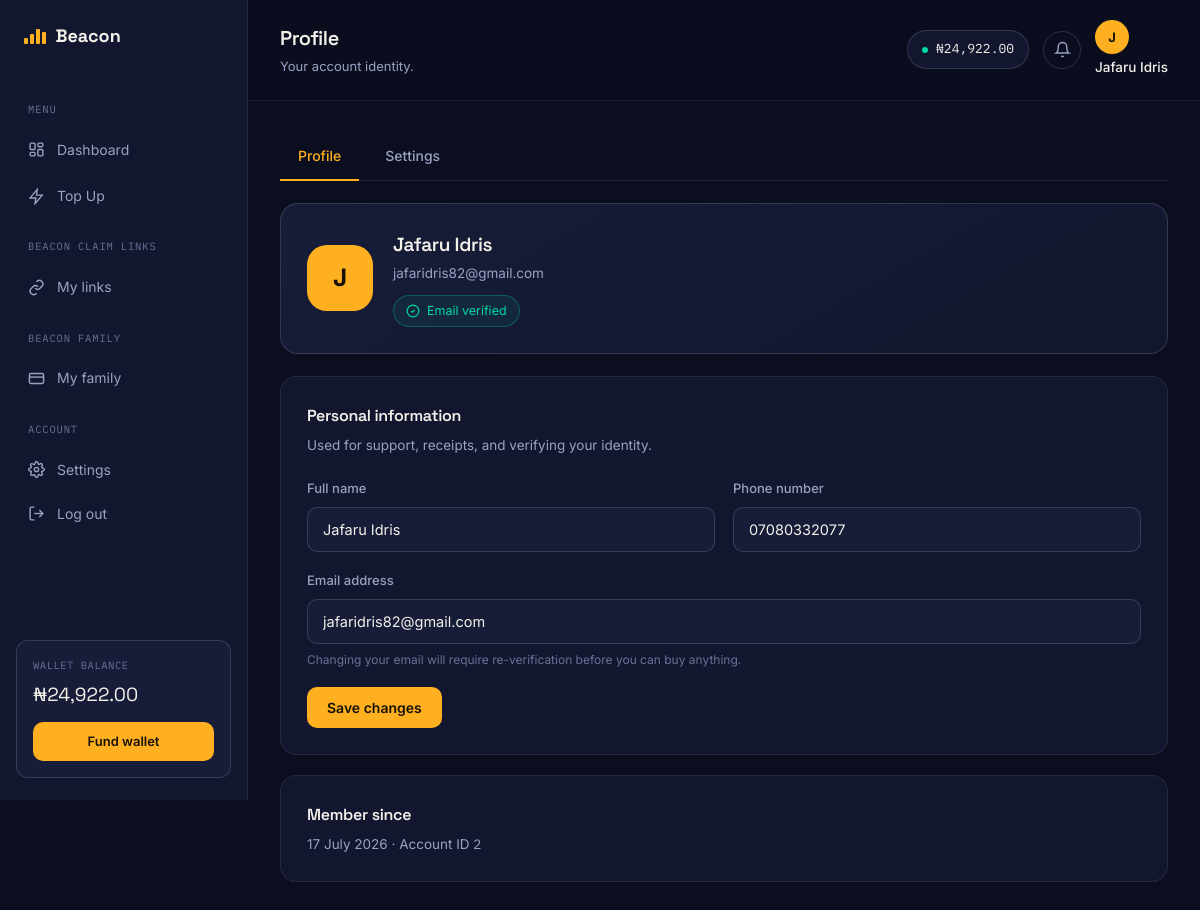
The page /accounts/profile/ (signed in) on the database its author committed.
### authentication/models.py (models this page shows, shortened)
class User(AbstractUser):
    email = models.EmailField(unique=True)
    phone_number = models.CharField(max_length=20, blank=True)
    is_email_verified = models.BooleanField(default=False)
    email_verification_token = models.CharField(max_length=100, blank=True, null=True)
    password_reset_token = models.CharField(max_length=100, blank=True, null=True)
    password_reset_expires = models.DateTimeField(blank=True, null=True)
    referral_code = models.CharField(max_length=20, unique=True, blank=True, null=True)
    referred_by = models.ForeignKey('self', on_delete=models.SET_NULL, blank=True, null=True, related_name='referrals')
    date_joined = models.DateTimeField(auto_now_add=True)
    last_login_ip = models.GenericIPAddressField(blank=True, null=True)
    transaction_pin_hash = models.CharField(
        max_length=128,
        blank=True,
        null=True,
        help_text="Hashed transaction PIN"
    )
    USERNAME_FIELD = 'email'
    REQUIRED_FIELDS = ['username']
    class Meta:
        ordering = ['-date_joined']
    def get_full_name(self):
        if self.first_name or self.last_name:
            return f"{self.first_name} {self.last_name}".strip()
        return self.username

### wallet/models.py (models this page shows, shortened)
class Wallet(models.Model):
    user = models.OneToOneField(User, on_delete=models.CASCADE, related_name='wallet')
    balance = models.DecimalField(max_digits=12, decimal_places=2, default=0.00)
    total_funded = models.DecimalField(max_digits=12, decimal_places=2, default=0.00)
    total_spent = models.DecimalField(max_digits=12, decimal_places=2, default=0.00)
    is_active = models.BooleanField(default=True)
    created_at = models.DateTimeField(auto_now_add=True)
    updated_at = models.DateTimeField(auto_now=True)
    class Meta:
        verbose_name = 'Wallet'
        verbose_name_plural = 'Wallets'

### authentication/views.py (the view)
# urls.py: path('profile/', views.profile_view, name='profile'),
@login_required
def profile_view(request):
    profile = request.user.profile
    profile.calculate_completion()
    if request.method == 'POST':
        form = ProfileUpdateForm(request.POST, request.FILES, instance=profile)
        if form.is_valid():
            request.user.first_name = form.cleaned_data.get('first_name', request.user.first_name)
            request.user.last_name = form.cleaned_data.get('last_name', request.user.last_name)
            request.user.phone_number = form.cleaned_data.get('phone_number', request.user.phone_number)
            request.user.save()
            form.save()
            profile.calculate_completion()
            messages.success(request, 'Profile updated successfully!')
            return redirect('accounts:profile')
    else:
        initial = {
            'first_name': request.user.first_name,
            'last_name': request.user.last_name,
            'email': request.user.email,
            'phone_number': request.user.phone_number,
        }
        form = ProfileUpdateForm(instance=profile, initial=initial)
    context = {
        'form': form,
        'profile': profile,
        'referral_link': request.build_absolute_uri(f'/accounts/register/?ref={request.user.referral_code}'),
    }
    return render(request, 'accounts/profile.html', context)

### authentication/models.py (called while the page is built)
    def calculate_completion(self):
        fields = [
            self.user.first_name,
            self.user.last_name,
            self.user.phone_number,
            self.avatar.name != 'avatars/default.png',
            self.address,
            self.city,
            self.state,
            self.country,
        ]
        completed = sum(1 for f in fields if f)
        self.profile_completion = int((completed / len(fields)) * 100)
        self.save(update_fields=['profile_completion'])
        return self.profile_completion

### core/context_processors.py (called while the page is built)
def site_settings(request):
    return {
        'site_settings': SiteSettings.load(),
        'theme': request.session.get('theme', 'light'),
    }

def notifications_count(request):
    count = 0
    if request.user.is_authenticated:
        count = Notification.objects.filter(user=request.user, is_read=False).count()
    return {'unread_notifications': count}

### core/models.py (called while the page is built)
    @classmethod
    def load(cls):
        obj, created = cls.objects.get_or_create(pk=1)
        return obj

### templates/accounts/profile.html (shortened to what this page needs)
{% extends "base.html" %}
{% load static %}
{% block page_title %}Profile{% endblock %}
{% block page_subtitle %}<p>Your account identity.</p>{% endblock %}
{% block extra_head %}
<link rel="stylesheet" href="{% static 'css/settings.css' %}">
{% endblock %}
{% block content %}
<div class="settings-tabs">
  <a href="{% url 'accounts:profile' %}" class="settings-tab active">Profile</a>
  <a href="{% url 'accounts:settings' %}" class="settings-tab">Settings</a>
</div>
<div class="profile-header-card">
  <div class="avatar-lg">{{ user.get_full_name|slice:":1"|default:"U" }}</div>
  <div class="profile-header-text">
    <h2>{{ user.get_full_name|default:"Jafaru Idris" }}</h2>
    <p>{{ user.email|default:"you@example.com" }}</p>
    <div class="verify-chip {% if user.is_email_verified %}verified{% else %}unverified{% endif %}">
      {% if user.is_email_verified %}
        <svg viewBox="0 0 24 24" fill="none" stroke="currentColor" stroke-width="2"><path d="M9 12l2 2 4-4"/><circle cx="12" cy="12" r="10"/></svg> Email verified
      {% else %}
        <svg viewBox="0 0 24 24" fill="none" stroke="currentColor" stroke-width="2"><circle cx="12" cy="12" r="10"/><path d="M12 8v4M12 16h.01"/></svg> Email not verified — <a href="#" class="link-accent">resend link</a>
      {% endif %}
    </div>
  </div>
</div>
<div class="settings-card">
  <h3>Personal information</h3>
  <p class="hint">Used for support, receipts, and verifying your identity.</p>
  <form method="post" action="{% url 'accounts:profile' %}">
    <div class="form-row">
      <div class="form-group">
        <label for="id_full_name">Full name</label>
        <input type="text" name="full_name" id="id_full_name" class="form-input" value="{{ form.get_full_name.value|default:user.get_full_name }}" required>
      </div>
      <div class="form-group">
        <label for="id_phone">Phone number</label>
        <input type="tel" name="phone_number" id="id_phone" class="form-input" placeholder="0803 123 4567" value="{{ form.phone_number.value|default:'' }}">
      </div>
    </div>
    <div class="form-group">
      <label for="id_email">Email address</label>
      <input type="email" name="email" id="id_email" class="form-input" value="{{ form.email.value|default:user.email }}" required>
      <div class="field-hint">Changing your email will require re-verification before you can buy anything.</div>
    </div>
    <button startLoading type="submit" class="btn btn-primary">Save changes</button>
  </form>
</div>
<div class="settings-card">
  <h3>Member since</h3>
  <p class="hint" style="margin-bottom:0;">{{ user.date_joined|date:"d F Y"|default:"12 July 2026" }} · Account ID <span class="mono">{{ user.id|default:"BCN-00482" }}</span></p>
</div>
{% endblock %}

### templates/base.html (shortened to what this page needs)
{% load static %}
{% load humanize %}
<!DOCTYPE html>
<html lang="en">
<head>
<link rel="stylesheet" href="{% static 'css/style.css' %}">
<link rel="stylesheet" href="{% static 'css/native.css' %}">
{% block extra_head %}{% endblock %}
</head>
<body{% block body_attrs %}{% endblock %}>
<div class="app-shell">
  <aside class="sidebar" id="sidebar">
    <div class="sidebar-top-row">
      <a href="{% url 'dashboard:index' %}" class="logo">
        <span class="bars"><span></span><span></span><span></span><span></span></span>
        Beacon
      </a>
    </div>
    <nav class="side-nav">
      <div class="nav-label">Menu</div>
      <a href="{% url 'dashboard:index' %}" class="nav-link {% if active_nav == 'dashboard' %}active{% endif %}">
        <svg viewBox="0 0 24 24" fill="none" stroke="currentColor" stroke-width="2"><rect x="3" y="3" width="7" height="9" rx="1.5"/><rect x="14" y="3" width="7" height="5" rx="1.5"/><rect x="14" y="12" width="7" height="9" rx="1.5"/><rect x="3" y="16" width="7" height="5" rx="1.5"/></svg>
        Dashboard
      </a>
      <a href="{% url 'services:list' %}" class="nav-link {% if active_nav == 'buy' %}active{% endif %}">
        <svg viewBox="0 0 24 24" fill="none" stroke="currentColor" stroke-width="2"><path d="M13 2L3 14h8l-1 8 10-12h-8l1-8z"/></svg>
        Top Up
      </a>
      <div class="nav-label">Beacon Claim Links</div>
      <a href="{% url 'links:my_links' %}" class="nav-link {% if active_nav == 'claims' %}active{% endif %}">
        <svg viewBox="0 0 24 24" fill="none" stroke="currentColor" stroke-width="2"><path d="M10 13a5 5 0 007 0l3-3a5 5 0 00-7-7l-1 1"/><path d="M14 11a5 5 0 00-7 0l-3 3a5 5 0 007 7l1-1"/></svg>
        My links
      </a>
      <div class="nav-label">Beacon Family</div>
      <a href="{% url 'beacon_family:list' %}" class="nav-link {% if active_nav == 'wallet' %}active{% endif %}">
        <svg viewBox="0 0 24 24" fill="none" stroke="currentColor" stroke-width="2"><rect x="2" y="5" width="20" height="14" rx="2"/><path d="M2 10h20"/></svg>
        My family
      </a>
      <div class="nav-label">Account</div>
      <a href="{% url 'accounts:settings' %}" class="nav-link {% if active_nav == 'settings' %}active{% endif %}">
        Settings
      </a>
      <form method="post" action="{% url 'accounts:logout' %}" class="logout-form">
        <button type="submit" class="nav-link nav-link-btn">
          <svg viewBox="0 0 24 24" fill="none" stroke="currentColor" stroke-width="2"><path d="M9 21H5a2 2 0 01-2-2V5a2 2 0 012-2h4"/><path d="M16 17l5-5-5-5"/><path d="M21 12H9"/></svg>
          Log out
        </button>
      </form>
    </nav>
    <div class="sidebar-wallet">
      <div class="label">Wallet balance</div>
      <div class="amount">₦{{ user.wallet.balance|intcomma }}</div>
      <a href="{% url 'wallet:fund' %}" class="btn btn-primary btn-sm">Fund wallet</a>
    </div>
  </aside>
  <div class="app-main">
    <header class="app-topbar">
      <div class="topbar-title">
        <h1>{% block page_title %}Dashboard{% endblock %}</h1>
        {% block page_subtitle %}{% endblock %}
      </div>
      <div class="topbar-actions">
        <div class="wallet-chip">
          <span class="dot"></span> ₦{{ user.wallet.balance|intcomma }}
        </div>
        <a href="{% url 'notifications:list' %}" class="icon-btn" aria-label="Notifications">
          <svg viewBox="0 0 24 24" fill="none" stroke="currentColor" stroke-width="2"><path d="M18 8a6 6 0 00-12 0c0 7-3 9-3 9h18s-3-2-3-9"/><path d="M13.7 21a2 2 0 01-3.4 0"/></svg>
        </a>
        <div class="user-chip">
          <a href="{% url 'accounts:profile' %}">
            <div class="avatar">{{ user.get_full_name|slice:":1"|default:"U" }}</div>
            <span class="uname">{{ user.get_full_name|default:"Account" }}</span>
          </a>
        </div>
      </div>
    </header>
    <main class="app-content">
      {% block content %}{% endblock %}
    </main>
  </div>
</div>
</body>
</html>

### static/css/native.css (style rules this page uses)
html, body { overscroll-behavior-y: contain; }
* { -webkit-tap-highlight-color: transparent; }
button, a, .nav-link, .service-tab, .filter-tab, .pin-key, .provider-chip, .amount-chip, .plan-card, .qa-item, .qty-btn { -webkit-touch-callout: none; user-select: none; touch-action: manipulation; }
.app-topbar { padding-top: max(20px, env(safe-area-inset-top)); }
.sidebar { padding-top: max(22px, env(safe-area-inset-top)); padding-bottom: max(22px, env(safe-area-inset-bottom)); }

### static/css/settings.css (style rules this page uses)
:root { --bg:#0B0E1F; --bg-elev:#12162E; --bg-elev-2:#171C38; --text:#F3F1EA; --text-dim:#9CA1C4; --text-dimmer:#6B7098; --amber:#FFB020; --mint:#00D9A3; --violet:#7C6CFF; --danger:#FF6B6B; --border:rgba(255,255,255,0.08); --border-strong:rgba(255,255,255,0.14); }
.settings-tabs { display:flex; gap:8px; margin-bottom:22px; border-bottom:1px solid var(--border); }
.settings-tab { padding:12px 18px; font-size:14px; font-weight:500; color:var(--text-dim); border-bottom:2px solid transparent; margin-bottom:-1px; }
.settings-tab.active { color:var(--amber); border-bottom-color:var(--amber); }
.profile-header-card { display:flex; align-items:center; gap:20px; background:linear-gradient(150deg, var(--bg-elev-2), var(--bg-elev)); border:1px solid var(--border-strong); border-radius:18px; padding:26px; margin-bottom:22px; flex-wrap:wrap; }
.avatar-lg { width:66px; height:66px; border-radius:20px; background:var(--amber); color:#171106; display:flex; align-items:center; justify-content:center; font-weight:700; font-size:24px; text-transform:uppercase; flex-shrink:0; }
.profile-header-text h2 { font-size:19px; margin-bottom:3px; }
.profile-header-text p { color:var(--text-dim); font-size:13.5px; margin-bottom:10px; }
.verify-chip { display:inline-flex; align-items:center; gap:7px; font-size:12.5px; padding:5px 12px; border-radius:999px; border:1px solid; }
.verify-chip svg { width:14px; height:14px; }
.verify-chip.verified { color:var(--mint); border-color:rgba(0,217,163,0.3); background:rgba(0,217,163,0.08); }
.settings-card { background:var(--bg-elev); border:1px solid var(--border); border-radius:16px; padding:26px; margin-bottom:20px; }
.settings-card h3 { font-size:16px; margin-bottom:6px; }
.settings-card .hint { font-size:13.5px; color:var(--text-dim); margin-bottom:22px; }
.form-row { display:grid; grid-template-columns:1fr 1fr; gap:18px; }
.form-group { margin-bottom:18px; }
.form-group label { display:block; font-size:13px; font-weight:500; color:var(--text-dim); margin-bottom:8px; }
.form-input { width:100%; background:var(--bg-elev-2); border:1px solid var(--border-strong); color:var(--text); font-family:'Inter'; font-size:14.5px; padding:13px 15px; border-radius:10px; transition:border-color .2s, box-shadow .2s; }
.field-hint { color:var(--text-dimmer); font-size:12px; margin-top:6px; }
.mono { font-family:'IBM Plex Mono'; }

### rows shown on the page
User: wallet.balance "24,922.00", get_full_name "J", get_full_name "Jafaru Idris", email "jafaridris82@gmail.com", full_name "Jafaru Idris", phone_number "07080332077", date_joined "17 July 2026", id "2"
